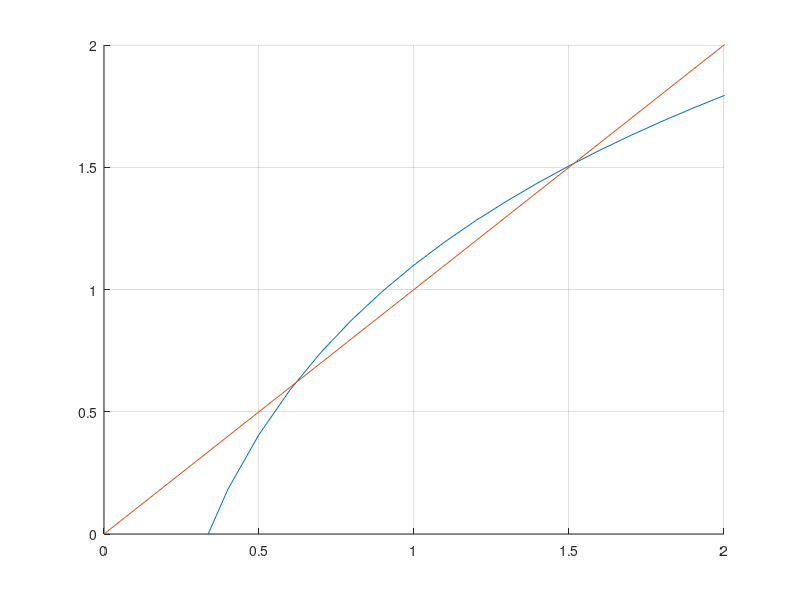

The MATLAB script that drew this image: (Note: this script raises an error after producing the figure.)
%Script Test_pointfixe

%g: fonction anonyme
  g=@(x)log(x)+1.1;
%Representation de g
  figure()
  axis([0 2 0 2]) %intervalle de representation de g
  grid()
  hold()
  x=0:0.1:5; 
  y=g(x);
  plot(x,y) %courbe de g(x)
  plot(x,x) %courbe de y=x
  %calculons les n premiers termes de la suite (Xn)
  %Pour x0=1, N=20, g(x)=ln(x)+1.1
  N=50;  %nombre de termes
  x0=1; %moi meme je choisis le premier terme
  disp(sprintf("les %d premiers termes de Xn sont:",N))
  S=calcul_suite(x0,g,N)
 %graphe de la suite des points(Xn,Xn+1)
   for i=1:N-1
     plot([S(i)],[S(i+1)],'bo')
   end
   plot([S(1)],[S(2)],'g*') %premier terme
   plot([S(49)],[S(50)],'r*') %dernier terme
  %legend(['g(x)..';'Y=x..';'(Xn,f(Xn))'])
  title("Courbe de g(x) et X(n) avec Xo=1.1 et N=50 ")
  
  convergence(1.1,@(x)log(x)+1.1,10^(-3),50) 